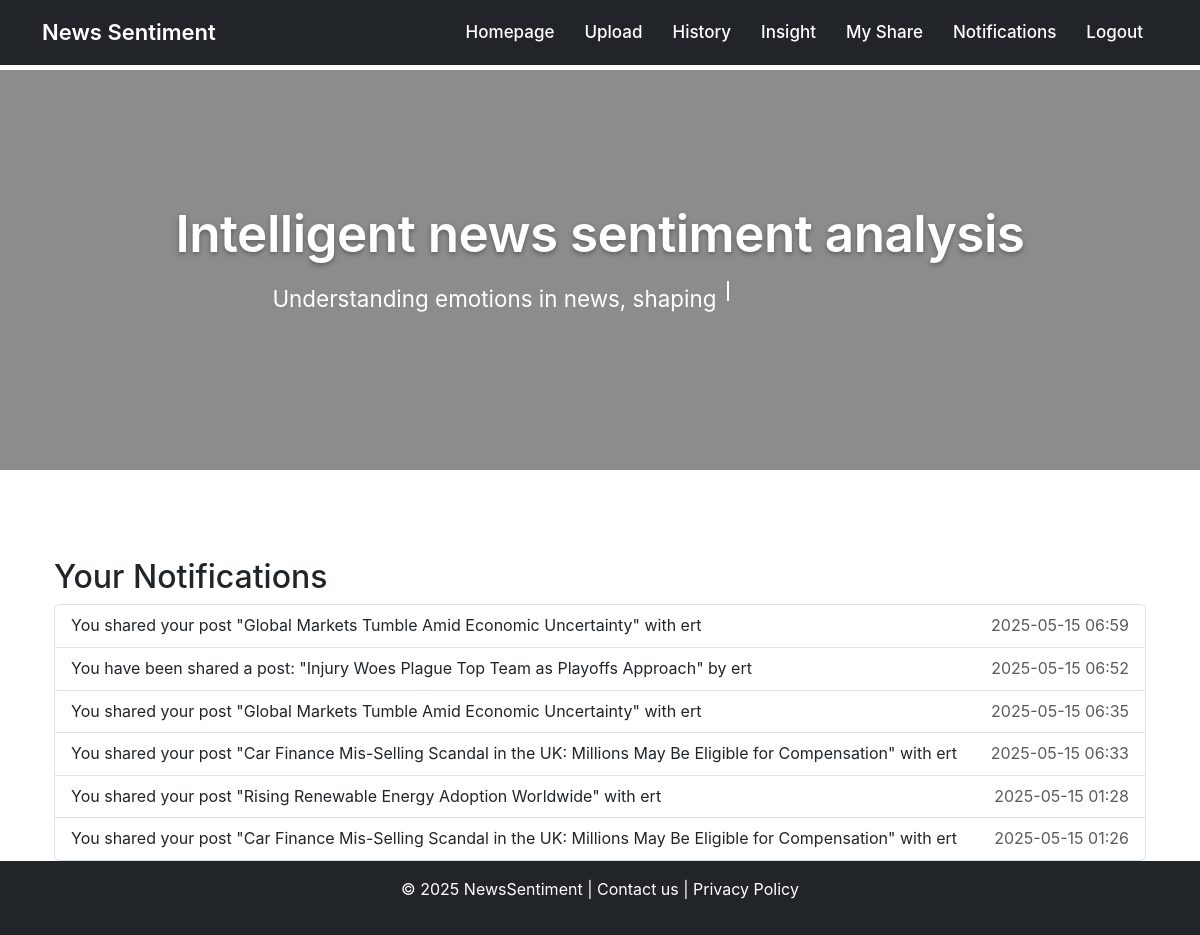
Screenshot of /notifications/notifications (signed in) with the database file from the repository.
### app/models.py (models this page shows, shortened)
class Notification(db.Model):
    id = db.Column(db.Integer, primary_key=True)
    user_id = db.Column(db.Integer, db.ForeignKey('user.id'), index=True)
    message = db.Column(db.String(256))
    timestamp = db.Column(db.DateTime, default=datetime.utcnow)
    is_read = db.Column(db.Boolean, default=False)
    user = db.relationship('User', backref='notifications')

### app/routes/notification_routes.py (the view)
@notify_bp.route("/notifications")
@login_required
def notifications():
    notifications = Notification.query.filter_by(user_id=current_user.id).order_by(Notification.timestamp.desc()).all()
    return render_template("notifications.html", notifications=notifications)

### app/models.py (called while the page is built)
@login.user_loader
def load_user(id):
    return db.session.get(User, int(id))

### app/templates/notifications.html (shortened to what this page needs)
{% extends "base.html" %}
{% block content %}
<div class="container mt-5">
    <h2>Your Notifications</h2>
    <ul class="list-group">
        {% for notif in notifications %}
        <li class="list-group-item{% if not notif.is_read %} list-group-item-info{% endif %}">
            {{ notif.message }} <span class="text-muted float-end">{{ notif.timestamp.strftime('%Y-%m-%d %H:%M')
                }}</span>
        </li>
        {% else %}
        <li class="list-group-item">No notifications.</li>
        {% endfor %}
    </ul>
</div>
{% endblock %}

### app/static/css/homepage.css (style rules this page uses)
body { font-family: -apple-system, BlinkMacSystemFont, 'Segoe UI', Roboto, Helvetica, Arial, sans-serif, 'Apple Color Emoji', 'Segoe UI Emoji', 'Segoe UI Symbol'; margin: 0; -webkit-font-smoothing: antialiased; -moz-osx-font-smoothing: grayscale; line-height: 1.6; background-image: url('../images/background.jpg'); background-attachment: fixed; background-size: cover; background-position: center center; background-repeat: no-repeat; padding-top: 70px; min-height: 100vh; display: flex; flex-direction: column; }

### rows the page displays
Notification: message "You shared your post \"Global Markets Tumble Amid Economic Uncertainty\" with ert", timestamp "2025-05-15 06:59"
Notification: message "You have been shared a post: \"Injury Woes Plague Top Team as Playoffs Approach\" by ert", timestamp "2025-05-15 06:52"
Notification: message "You shared your post \"Global Markets Tumble Amid Economic Uncertainty\" with ert", timestamp "2025-05-15 06:35"
Notification: message "You shared your post \"Car Finance Mis-Selling Scandal in the UK: Millions May Be Eligible for Compensation\" with ert", timestamp "2025-05-15 06:33"
Notification: message "You shared your post \"Rising Renewable Energy Adoption Worldwide\" with ert", timestamp "2025-05-15 01:28"
Notification: message "You shared your post \"Car Finance Mis-Selling Scandal in the UK: Millions May Be Eligible for Compensation\" with ert", timestamp "2025-05-15 01:26"
